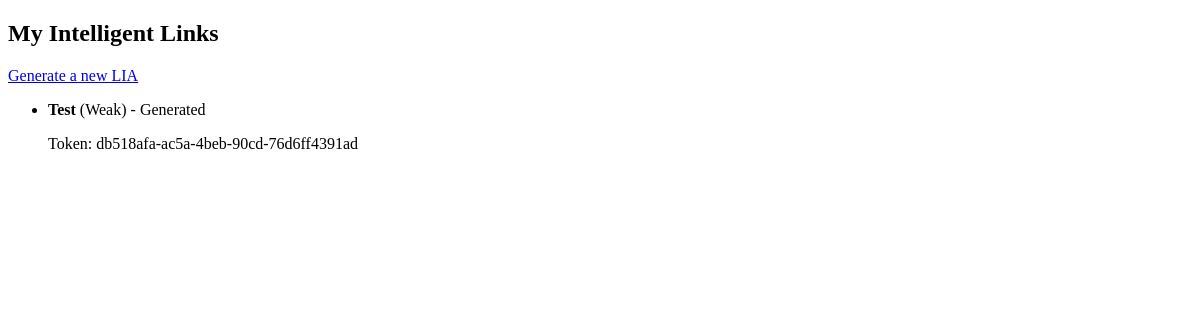
Before: /lias/ (signed in) with the older database file.
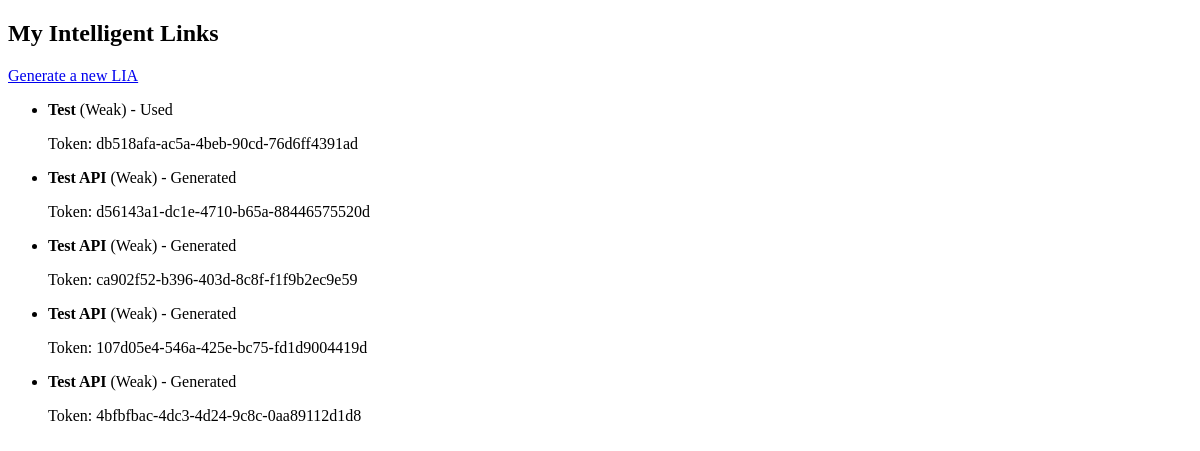
After: the same page with the newer database file.
### lia/models.py (models this page shows, shortened)
class IntelligentLink(models.Model):
    class LinkLevel(models.TextChoices):
        WEAK = 'WEAK', 'Weak'
        MEDIUM = 'MEDIUM', 'Medium'
        STRONG = 'STRONG', 'Strong'
    class LinkStatus(models.TextChoices):
        GENERATED = 'GENERATED', 'Generated'
        USED = 'USED', 'Used'
        EXPIRED = 'EXPIRED', 'Expired'
        REVOKED = 'REVOKED', 'Revoked'
    user = models.ForeignKey(User, on_delete=models.CASCADE)
    service_name = models.CharField(max_length=255)
    token = models.UUIDField(default=uuid.uuid4, editable=False, unique=True)
    level = models.CharField(max_length=10, choices=LinkLevel.choices)
    status = models.CharField(max_length=10, choices=LinkStatus.choices, default=LinkStatus.GENERATED)
    created_at = models.DateTimeField(auto_now_add=True)
    expires_at = models.DateTimeField()

### lia/views.py (the view)
# urls.py: path('', lia_list, name='lia_list'),
@login_required
def lia_list(request):
    lias = IntelligentLink.objects.filter(user=request.user)
    return render(request, 'lia/list.html', {'lias': lias})

### lia/templates/lia/list.html (shortened to what this page needs)
{% extends 'base.html' %}
{% block content %}
  <h2>My Intelligent Links</h2>
  <a href="{% url 'generate_lia' %}">Generate a new LIA</a>
  <ul>
    {% for lia in lias %}
      <li>
        <strong>{{ lia.service_name }}</strong> ({{ lia.get_level_display }}) - {{ lia.get_status_display }}
        <p>Token: {{ lia.token }}</p>
      </li>
    {% empty %}
      <li>No LIAs generated yet.</li>
    {% endfor %}
  </ul>
{% endblock %}

### templates/base.html (shortened to what this page needs)
<!DOCTYPE html>
<html>
<head>
</head>
<body>
  <main>
    {% block content %}
    {% endblock %}
  </main>
</body>
</html>

Changed rows visible on the page:
changed IntelligentLink "Test": status "Generated" → "Used"
added IntelligentLink: service_name "Test API", level "Weak", status "Generated", token "d56143a1-dc1e-4710-b65a-88446575520d"
added IntelligentLink: service_name "Test API", level "Weak", status "Generated", token "ca902f52-b396-403d-8c8f-f1f9b2ec9e59"
added IntelligentLink: service_name "Test API", level "Weak", status "Generated", token "107d05e4-546a-425e-bc75-fd1d9004419d"
added IntelligentLink: service_name "Test API", level "Weak", status "Generated", token "4bfbfbac-4dc3-4d24-9c8c-0aa89112d1d8"
